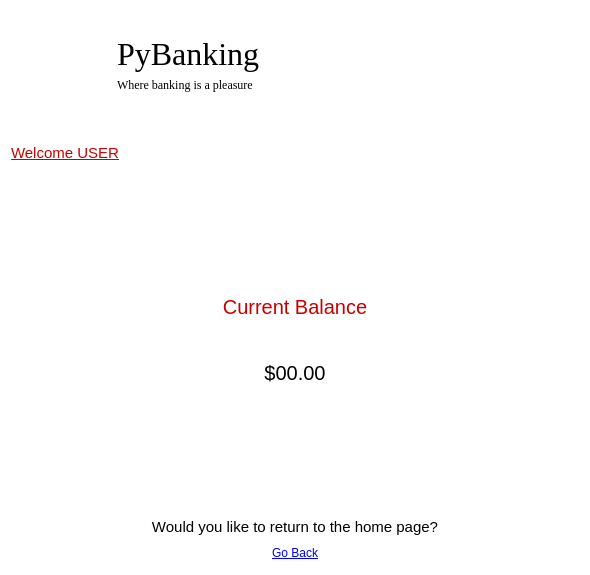
<?xml version="1.0" encoding="UTF-8"?>
<ui version="4.0">
 <class>Form</class>
 <widget class="QWidget" name="Form">
  <property name="geometry">
   <rect>
    <x>0</x>
    <y>0</y>
    <width>590</width>
    <height>575</height>
   </rect>
  </property>
  <property name="windowTitle">
   <string>Form</string>
  </property>
  <property name="styleSheet">
   <string notr="true">QWidget{background-color:white; color:black;}QLabel#Company_Name{font-size: 32px; font-family: georgia;} 
QLineEdit{font-size:20px}
QLabel#subtitle{font-family:georgia}
QPushButton#home_button{text-decoration:underline;color:blue}
QLabel#home_label{font-size:15px;}
QLabel#balance_label{font-size:20px;color: rgb(200, 0, 0)}
QLabel#user_balance_label{font-size:20px;}
QLabel#withdraw_label{font-size:20px;}
QLabel#welcome_label_2{font-size:15px;color: rgb(200, 0, 0); text-decoration:underline}
QLabel#response_message{color: rgb(200, 0, 0)}
QPushButton#withdraw_button_2{background-color: rgb(220,220,220)}

</string>
  </property>
  <layout class="QVBoxLayout" name="verticalLayout_2">
   <item>
    <layout class="QVBoxLayout" name="verticalLayout">
     <item>
      <layout class="QHBoxLayout" name="horizontalLayout_11">
       <item>
        <widget class="QLabel" name="label">
         <property name="maximumSize">
          <size>
           <width>100</width>
           <height>100</height>
          </size>
         </property>
         <property name="sizeIncrement">
          <size>
           <width>0</width>
           <height>0</height>
          </size>
         </property>
         <property name="text">
          <string/>
         </property>
         <property name="pixmap">
          <pixmap>depositphotos_81119782-stock-photo-bank-flat-red-color-round.jpg</pixmap>
         </property>
         <property name="scaledContents">
          <bool>true</bool>
         </property>
        </widget>
       </item>
       <item>
        <layout class="QVBoxLayout" name="verticalLayout_14">
         <item>
          <widget class="QLabel" name="Company_Name">
           <property name="text">
            <string>PyBanking</string>
           </property>
           <property name="alignment">
            <set>Qt::AlignmentFlag::AlignBottom|Qt::AlignmentFlag::AlignLeading|Qt::AlignmentFlag::AlignLeft</set>
           </property>
          </widget>
         </item>
         <item>
          <widget class="QLabel" name="subtitle">
           <property name="text">
            <string>Where banking is a pleasure</string>
           </property>
           <property name="alignment">
            <set>Qt::AlignmentFlag::AlignLeading|Qt::AlignmentFlag::AlignLeft|Qt::AlignmentFlag::AlignTop</set>
           </property>
          </widget>
         </item>
        </layout>
       </item>
      </layout>
     </item>
     <item>
      <widget class="QLabel" name="welcome_label_2">
       <property name="text">
        <string>Welcome USER</string>
       </property>
       <property name="alignment">
        <set>Qt::AlignmentFlag::AlignLeading|Qt::AlignmentFlag::AlignLeft|Qt::AlignmentFlag::AlignTop</set>
       </property>
      </widget>
     </item>
     <item>
      <layout class="QVBoxLayout" name="verticalLayout_3">
       <item>
        <widget class="QLabel" name="balance_label">
         <property name="text">
          <string>Current Balance</string>
         </property>
         <property name="alignment">
          <set>Qt::AlignmentFlag::AlignCenter</set>
         </property>
        </widget>
       </item>
       <item>
        <widget class="QLabel" name="user_balance_label">
         <property name="text">
          <string>$00.00</string>
         </property>
         <property name="alignment">
          <set>Qt::AlignmentFlag::AlignCenter</set>
         </property>
        </widget>
       </item>
      </layout>
     </item>
     <item>
      <widget class="QLabel" name="home_label">
       <property name="text">
        <string>Would you like to return to the home page?</string>
       </property>
       <property name="alignment">
        <set>Qt::AlignmentFlag::AlignBottom|Qt::AlignmentFlag::AlignHCenter</set>
       </property>
      </widget>
     </item>
     <item>
      <widget class="QPushButton" name="home_button">
       <property name="text">
        <string>Go Back</string>
       </property>
       <property name="flat">
        <bool>true</bool>
       </property>
      </widget>
     </item>
    </layout>
   </item>
  </layout>
 </widget>
 <resources/>
 <connections/>
</ui>
